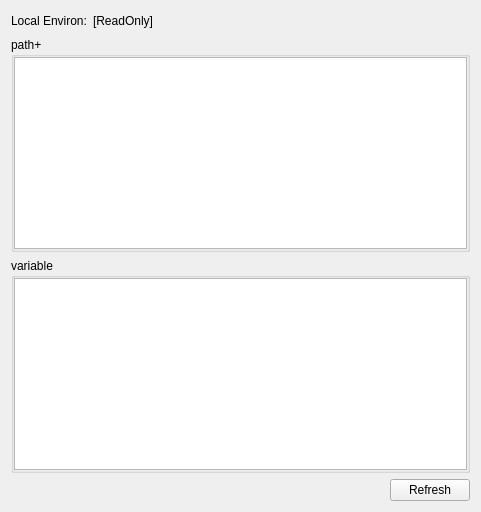
      <widget class="QWidget" name="pageLocal">
       <layout class="QVBoxLayout" name="verticalLayout_4">
        <item>
         <widget class="QWidget" name="widget_14" native="true">
          <layout class="QHBoxLayout" name="horizontalLayout_23">
           <property name="leftMargin">
            <number>0</number>
           </property>
           <property name="topMargin">
            <number>0</number>
           </property>
           <property name="rightMargin">
            <number>0</number>
           </property>
           <property name="bottomMargin">
            <number>0</number>
           </property>
           <item>
            <widget class="QLabel" name="label_6">
             <property name="text">
              <string>Local Environ:</string>
             </property>
            </widget>
           </item>
           <item>
            <widget class="QLabel" name="label_11">
             <property name="text">
              <string>[ReadOnly]</string>
             </property>
            </widget>
           </item>
           <item>
            <spacer name="horizontalSpacer_11">
             <property name="orientation">
              <enum>Qt::Horizontal</enum>
             </property>
             <property name="sizeHint" stdset="0">
              <size>
               <width>40</width>
               <height>20</height>
              </size>
             </property>
            </spacer>
           </item>
          </layout>
         </widget>
        </item>
        <item>
         <widget class="QGroupBox" name="groupBox_14">
          <property name="title">
           <string>path+</string>
          </property>
          <layout class="QHBoxLayout" name="horizontalLayout_22">
           <property name="leftMargin">
            <number>0</number>
           </property>
           <property name="topMargin">
            <number>0</number>
           </property>
           <property name="rightMargin">
            <number>0</number>
           </property>
           <property name="bottomMargin">
            <number>0</number>
           </property>
           <item>
            <widget class="QTextEdit" name="textEditLocalPath"/>
           </item>
          </layout>
         </widget>
        </item>
        <item>
         <widget class="QGroupBox" name="groupBox_13">
          <property name="title">
           <string>variable</string>
          </property>
          <layout class="QHBoxLayout" name="horizontalLayout_21">
           <property name="leftMargin">
            <number>0</number>
           </property>
           <property name="topMargin">
            <number>0</number>
           </property>
           <property name="rightMargin">
            <number>0</number>
           </property>
           <property name="bottomMargin">
            <number>0</number>
           </property>
           <item>
            <widget class="QTextEdit" name="textEditLocalEnv"/>
           </item>
          </layout>
         </widget>
        </item>
        <item>
         <widget class="QWidget" name="widget_4" native="true">
          <layout class="QHBoxLayout" name="horizontalLayout_4">
           <property name="leftMargin">
            <number>0</number>
           </property>
           <property name="topMargin">
            <number>0</number>
           </property>
           <property name="rightMargin">
            <number>0</number>
           </property>
           <property name="bottomMargin">
            <number>0</number>
           </property>
           <item>
            <spacer name="horizontalSpacer_3">
             <property name="orientation">
              <enum>Qt::Horizontal</enum>
             </property>
             <property name="sizeHint" stdset="0">
              <size>
               <width>379</width>
               <height>20</height>
              </size>
             </property>
            </spacer>
           </item>
           <item>
            <widget class="QPushButton" name="btnRefreshLocal">
             <property name="text">
              <string>Refresh</string>
             </property>
            </widget>
           </item>
          </layout>
         </widget>
        </item>
       </layout>
      </widget>
